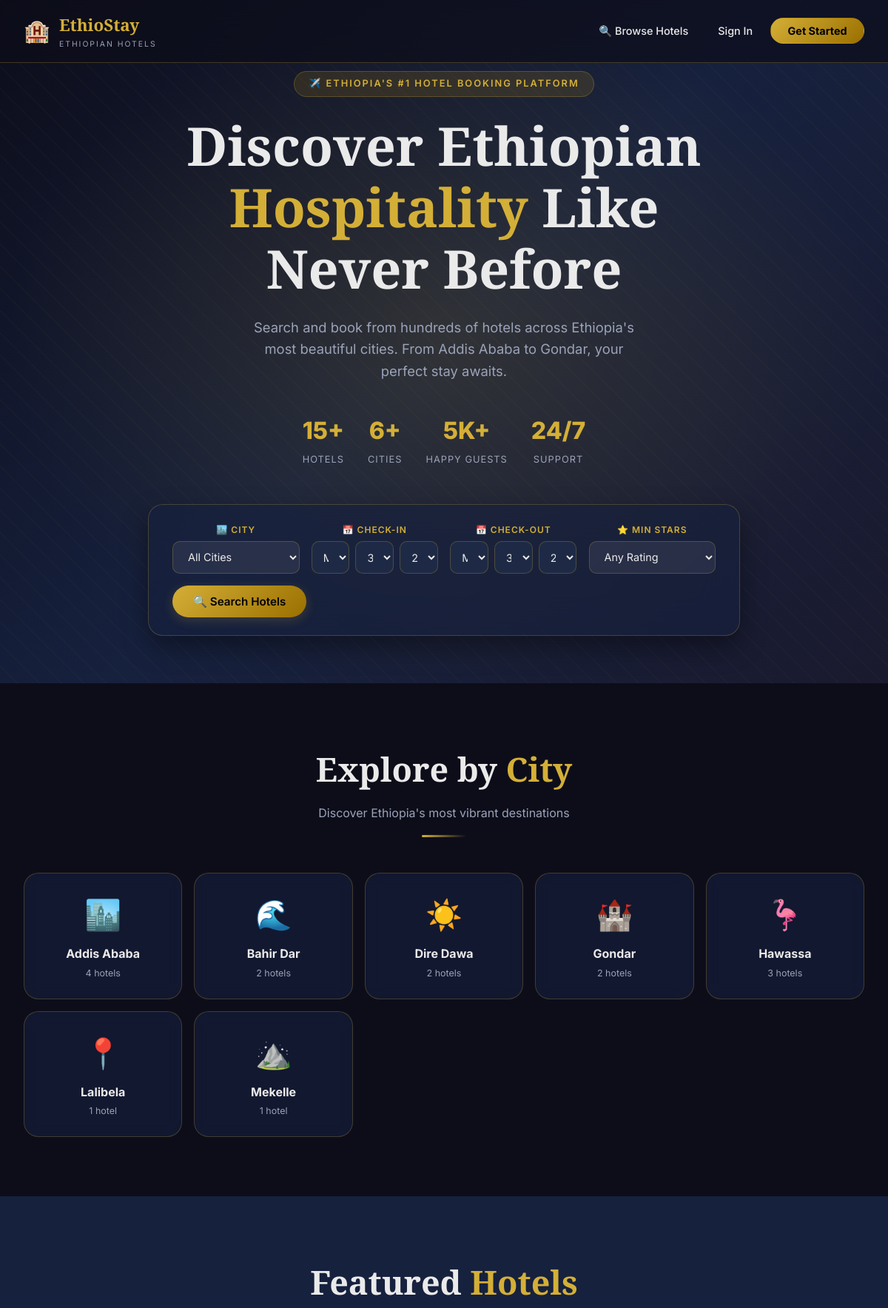
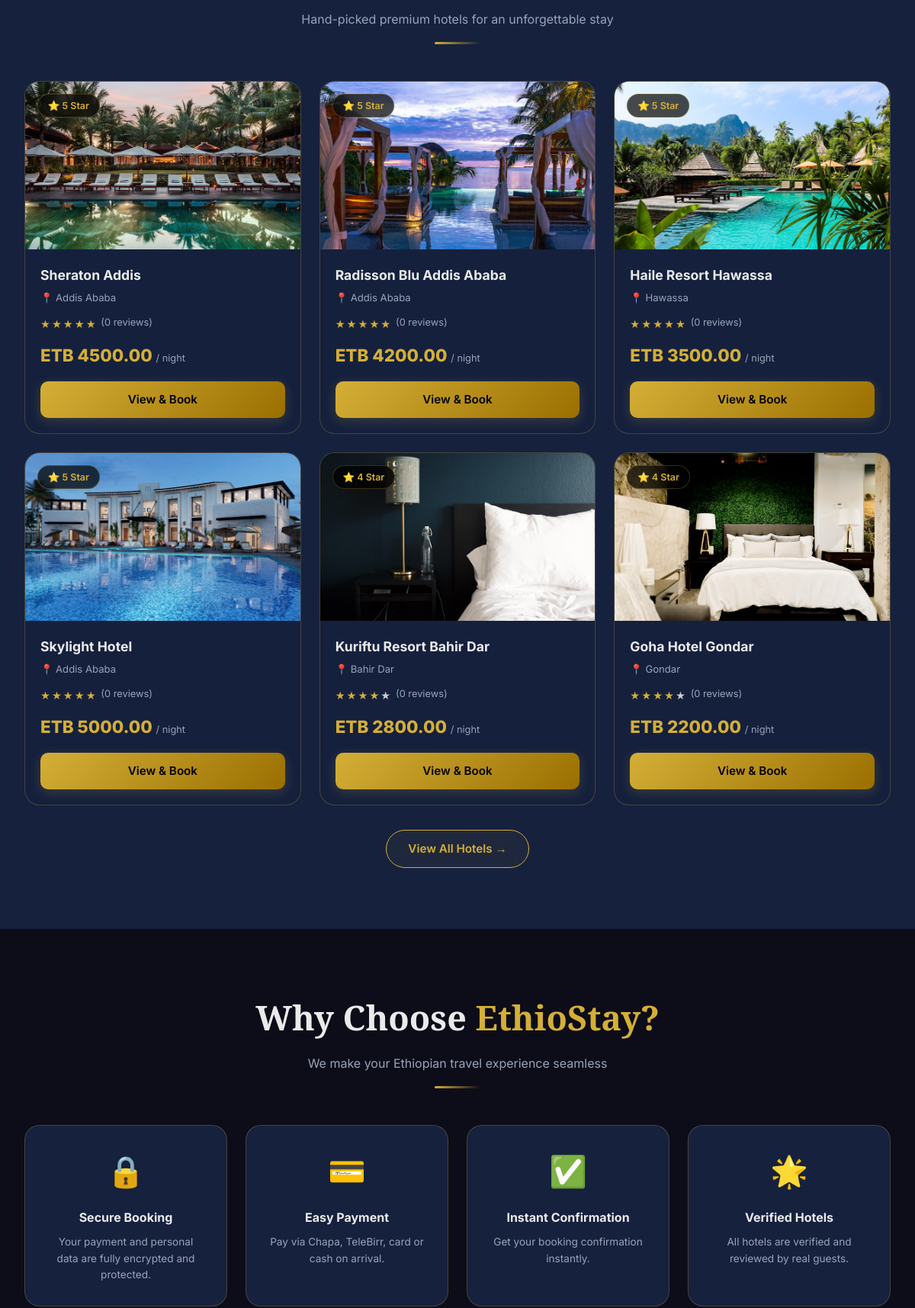
The page / (upper part) on the database its author committed (2 pictures, top to bottom).
### hotels/models.py (models this page shows, shortened)
class City(models.Model):
    name = models.CharField(max_length=100)
    description = models.TextField(blank=True)
    image = models.ImageField(upload_to='cities/', blank=True, null=True)
    class Meta:
        verbose_name_plural = 'Cities'
        ordering = ['name']

class Hotel(models.Model):
    STAR_CHOICES = [(i, f'{i} Star') for i in range(1, 6)]
    name = models.CharField(max_length=200)
    city = models.ForeignKey(City, on_delete=models.CASCADE, related_name='hotels')
    address = models.CharField(max_length=300)
    description = models.TextField()
    star_rating = models.IntegerField(choices=STAR_CHOICES, default=3)
    price_per_night = models.DecimalField(max_digits=10, decimal_places=2)
    thumbnail = models.ImageField(upload_to='hotels/', blank=True, null=True)
    owner = models.ForeignKey(User, on_delete=models.CASCADE, related_name='owned_hotels')
    amenities = models.TextField(blank=True, help_text='Comma-separated amenities')
    phone = models.CharField(max_length=20, blank=True)
    email = models.EmailField(blank=True)
    is_active = models.BooleanField(default=True)
    created_at = models.DateTimeField(auto_now_add=True)
    updated_at = models.DateTimeField(auto_now=True)
    class Meta:
        ordering = ['-created_at']
    def review_count(self):
        return self.reviews.filter(is_approved=True).count()

### hotels/views.py (the view)
# urls.py: path('', views.home, name='home'),
def home(request):
    featured_hotels = Hotel.objects.filter(is_active=True).order_by('-star_rating')[:6]
    cities = City.objects.all()
    total_hotels = Hotel.objects.filter(is_active=True).count()
    features = [
        {'icon': '🔒', 'title': 'Secure Booking', 'desc': 'Your payment and personal data are fully encrypted and protected.'},
        {'icon': '💳', 'title': 'Easy Payment', 'desc': 'Pay via Chapa, TeleBirr, card or cash on arrival.'},
        {'icon': '✅', 'title': 'Instant Confirmation', 'desc': 'Get your booking confirmation instantly.'},
        {'icon': '🌟', 'title': 'Verified Hotels', 'desc': 'All hotels are verified and reviewed by real guests.'},
        {'icon': '📱', 'title': 'Mobile Friendly', 'desc': 'Book from any device — phone, tablet or desktop.'},
        {'icon': '🇪🇹', 'title': 'Ethiopia Focused', 'desc': 'Built specifically for Ethiopian hotels and travelers.'},
    ]
    return render(request, 'hotels/home.html', {
        'featured_hotels': featured_hotels,
        'cities': cities,
        'total_hotels': total_hotels,
        'features': features,
    })

### templates/hotels/home.html (shortened to what this page needs)
{% extends 'base.html' %}
{% load static %}
{% block content %}
<section class="hero">
  <div class="hero-bg-pattern"></div>
  <div class="hero-content">
    <div class="hero-badge">✈️ Ethiopia's #1 Hotel Booking Platform</div>
    <h1>Discover Ethiopian<br><span class="highlight">Hospitality</span> Like Never Before</h1>
    <p>Search and book from hundreds of hotels across Ethiopia's most beautiful cities. From Addis Ababa to Gondar, your perfect stay awaits.</p>
    <div class="hero-stats">
      <div class="hero-stat"><span class="num">{{ total_hotels }}+</span><span class="lbl">Hotels</span></div>
      <div class="hero-stat"><span class="num">6+</span><span class="lbl">Cities</span></div>
      <div class="hero-stat"><span class="num">5K+</span><span class="lbl">Happy Guests</span></div>
      <div class="hero-stat"><span class="num">24/7</span><span class="lbl">Support</span></div>
    </div>
    <form action="{% url 'hotel_list' %}" method="get" class="search-box">
      <div class="search-field">
        <label>🏙️ City</label>
        <select name="city">
          <option value="">All Cities</option>
        </select>
      </div>
      <div class="search-field">
        <label>📅 Check-In</label>
      </div>
      <div class="search-field">
        <label>📅 Check-Out</label>
      </div>
      <div class="search-field">
        <label>⭐ Min Stars</label>
        <select name="stars">
          <option value="">Any Rating</option>
        </select>
      </div>
      <button type="submit" class="btn btn-primary" style="white-space:nowrap;">
        🔍 Search Hotels
      </button>
    </form>
  </div>
</section>
<section class="section">
  <div class="container">
    <div class="section-header">
      <h2>Explore by <span class="text-gold">City</span></h2>
      <p>Discover Ethiopia's most vibrant destinations</p>
      <span class="gold-line"></span>
    </div>
    <div class="cities-grid">
      {% for city in cities %}
      <a href="{% url 'hotel_list' %}?city={{ city.id }}" class="city-card" style="text-decoration:none;color:inherit;">
        <span class="city-icon">
          {% if city.name == 'Addis Ababa' %}🏙️
          {% elif city.name == 'Bahir Dar' %}🌊
          {% elif city.name == 'Gondar' %}🏰
          {% elif city.name == 'Hawassa' %}🦩
          {% elif city.name == 'Dire Dawa' %}☀️
          {% elif city.name == 'Mekelle' %}⛰️
          {% else %}📍{% endif %}
        </span>
        <h3>{{ city.name }}</h3>
        <p>{{ city.hotels.count }} hotel{{ city.hotels.count|pluralize }}</p>
      </a>
      {% empty %}
      <p class="text-muted">No cities listed yet.</p>
      {% endfor %}
    </div>
  </div>
</section>
<section class="section section-bg">
  <div class="container">
    <div class="section-header">
      <h2>Featured <span class="text-gold">Hotels</span></h2>
      <p>Hand-picked premium hotels for an unforgettable stay</p>
      <span class="gold-line"></span>
    </div>
    <div class="hotels-grid">
      {% for hotel in featured_hotels %}
      <div class="hotel-card">
        <div class="hotel-card-img">
          {% if hotel.thumbnail %}
            <img src="{{ hotel.thumbnail.url }}" alt="{{ hotel.name }}">
          {% else %}
            <div style="width:100%;height:100%;background:linear-gradient(135deg,#16213E,#1E2A45);display:flex;align-items:center;justify-content:center;font-size:4rem;">🏨</div>
          {% endif %}
          <div class="hotel-card-badge">⭐ {{ hotel.star_rating }} Star</div>
        </div>
        <div class="hotel-card-body">
          <h3>{{ hotel.name }}</h3>
          <p class="hotel-card-city">📍 {{ hotel.city.name }}</p>
          <div class="star-rating">
            {% for i in "12345" %}
              <span class="star {% if forloop.counter <= hotel.star_rating %}filled{% endif %}">★</span>
            {% endfor %}
            <span style="font-size:0.8rem;color:var(--text-muted);margin-left:0.3rem;">
              ({{ hotel.review_count }} review{{ hotel.review_count|pluralize }})
            </span>
          </div>
          <div class="hotel-price">
            <span class="amount">ETB {{ hotel.price_per_night }}</span>
            <span class="per">/ night</span>
          </div>
          <a href="{% url 'hotel_detail' hotel.pk %}" class="btn btn-primary btn-block">View & Book</a>
        </div>
      </div>
      {% empty %}
      <div style="grid-column:1/-1;text-align:center;padding:3rem;color:var(--text-muted);">
        <div style="font-size:3rem;margin-bottom:1rem;">🏨</div>
        <p>No hotels listed yet. Be the first to add one!</p>
        <a href="{% url 'register' %}" class="btn btn-outline mt-2">List Your Hotel</a>
      </div>
      {% endfor %}
    </div>
    {% if featured_hotels %}
    <div class="text-center mt-4">
      <a href="{% url 'hotel_list' %}" class="btn btn-outline">View All Hotels →</a>
    </div>
    {% endif %}
  </div>
</section>
<section class="section">
  <div class="container">
    <div class="section-header">
      <h2>Why Choose <span class="text-gold">EthioStay?</span></h2>
      <p>We make your Ethiopian travel experience seamless</p>
      <span class="gold-line"></span>
    </div>
    <div style="display:grid;grid-template-columns:repeat(auto-fill,minmax(220px,1fr));gap:1.5rem;">
      {% for feat in features %}
      <div style="background:var(--dark-2);border:1px solid var(--border);border-radius:var(--radius);padding:1.8rem;text-align:center;transition:all 0.3s;" onmouseover="this.style.borderColor='var(--gold)'" onmouseout="this.style.borderColor='var(--border)'">
        <div style="font-size:2.5rem;margin-bottom:1rem;">{{ feat.icon }}</div>
        <h3 style="font-size:1rem;font-weight:700;margin-bottom:0.5rem;">{{ feat.title }}</h3>
        <p style="font-size:0.85rem;color:var(--text-muted);">{{ feat.desc }}</p>
      </div>
      {% endfor %}
    </div>
  </div>
</section>
{% endblock %}

### rows shown on the page
City: name "Addis Ababa", hotels.count "4"
City: name "Bahir Dar", hotels.count "2"
City: name "Dire Dawa", hotels.count "2"
City: name "Gondar", hotels.count "2"
City: name "Hawassa", hotels.count "3"
City: name "Lalibela", hotels.count "1"
City: name "Mekelle", hotels.count "1"
Hotel: thumbnail (picture), star_rating "5", name "Sheraton Addis", city.name "Addis Ababa", review_count "0", price_per_night "4500.00"
Hotel: thumbnail (picture), star_rating "5", name "Radisson Blu Addis Ababa", city.name "Addis Ababa", review_count "0", price_per_night "4200.00"
Hotel: thumbnail (picture), star_rating "5", name "Haile Resort Hawassa", city.name "Hawassa", review_count "0", price_per_night "3500.00"
Hotel: thumbnail (picture), star_rating "5", name "Skylight Hotel", city.name "Addis Ababa", review_count "0", price_per_night "5000.00"
Hotel: thumbnail (picture), star_rating "4", name "Kuriftu Resort Bahir Dar", city.name "Bahir Dar", review_count "0", price_per_night "2800.00"
Hotel: thumbnail (picture), star_rating "4", name "Goha Hotel Gondar", city.name "Gondar", review_count "0", price_per_night "2200.00"

### other values the page prints
{{ total_hotels }} "15"
{{ feat.icon }} "🔒" "💳" "✅" "🌟"
{{ feat.title }} "Secure Booking" "Easy Payment" "Instant Confirmation" "Verified Hotels"
{{ feat.desc }} "Your payment and personal data are fully encrypted and protected." "Pay via Chapa, TeleBirr, card or cash on arrival." "Get your booking confirmation instantly." "All hotels are verified and reviewed by real guests."
